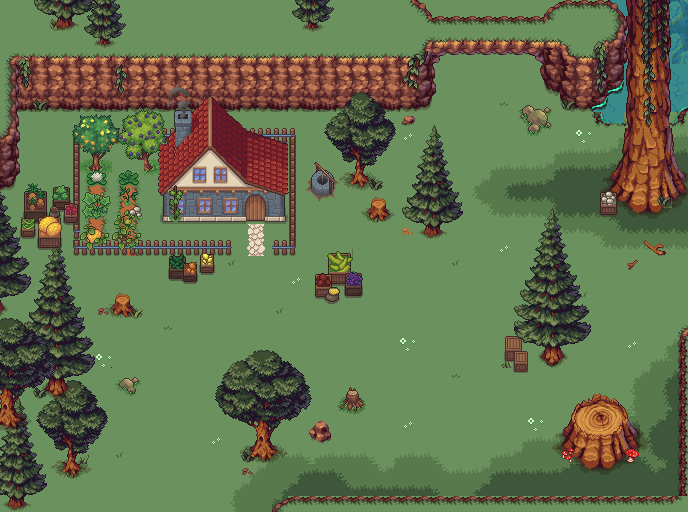

Below is a game level as drawn by its tile map, then a one-line description and the .tmx that defines it (tile-layer data replaced by summaries):
An orthogonal 43x32 tile map with 16x16 px tiles, 13 tile layers (Ground, Shadows, Deco2, Shadows2, ...), 11 tilesets and 28 objects.

<map version="1.10" tiledversion="1.11.2" orientation="orthogonal" renderorder="right-down" width="43" height="32" tilewidth="16" tileheight="16" infinite="0" nextlayerid="16" nextobjectid="36">
 <tileset firstgid="1" source="Tilesheet_Shadow_colorShadow_v2.tsx" />
 <tileset firstgid="2913" source="Decorations_c1.tsx" />
 <tileset firstgid="4533" source="Tilesheet_Shadow_colorShadow.tsx" />
 <tileset firstgid="7445" source="U1_decorations_c1.tsx" />
 <tileset firstgid="8089" source="Smoke_animation.tsx" />
 <tileset firstgid="8143" source="House_exterior.tsx" />
 <tileset firstgid="9112" source="Plants.tsx" />
 <tileset firstgid="10408" source="Tilesheet_Shadow_color.tsx" />
 <tileset firstgid="13320" source="Supplies.tsx" />
 <tileset firstgid="13572" source="Overworld.tsx" />
 <tileset firstgid="15012" source="Cliff_WorksForAll.tsx" />
 <layer id="1" name="Ground" width="43" height="32">
  <data>[1376 cells, 1376 non-empty, 18 distinct tile ids]</data>
 </layer>
 <layer id="9" name="Shadows" width="43" height="32">
  <data>[1376 cells, 218 non-empty, 27 distinct tile ids]</data>
 </layer>
 <layer id="10" name="Deco2" width="43" height="32">
  <data>[1376 cells, 53 non-empty, 37 distinct tile ids]</data>
 </layer>
 <layer id="12" name="Shadows2" width="43" height="32">
  <data>[1376 cells, 34 non-empty, 21 distinct tile ids]</data>
 </layer>
 <layer id="2" name="Border" width="43" height="32">
  <data>[1376 cells, 230 non-empty, 91 distinct tile ids]</data>
 </layer>
 <layer id="13" name="Player" width="43" height="32">
  <data>[1376 cells, 2 non-empty, 1 distinct tile ids]</data>
 </layer>
 <layer id="15" name="Hada" width="43" height="32">
  <data>[1376 cells, 0 non-empty, 0 distinct tile ids]</data>
 </layer>
 <layer id="14" name="Border2" width="43" height="32">
  <data>[1376 cells, 28 non-empty, 12 distinct tile ids]</data>
 </layer>
 <layer id="5" name="Deco" width="43" height="32">
  <data>[1376 cells, 149 non-empty, 106 distinct tile ids]</data>
 </layer>
 <layer id="3" name="Trees" width="43" height="32">
  <data>[1376 cells, 308 non-empty, 240 distinct tile ids]</data>
 </layer>
 <layer id="6" name="House" width="43" height="32">
  <data>[1376 cells, 133 non-empty, 133 distinct tile ids]</data>
 </layer>
 <layer id="8" name="Garden" width="43" height="32">
  <data>[1376 cells, 93 non-empty, 93 distinct tile ids]</data>
 </layer>
 <layer id="4" name="Mush" width="43" height="32">
  <data>[1376 cells, 116 non-empty, 99 distinct tile ids]</data>
 </layer>
 <objectgroup id="11" name="CollisionMask">
  <!-- 28 objects omitted --></objectgroup>
</map>
<!-- 28 of 28 objects omitted -->
